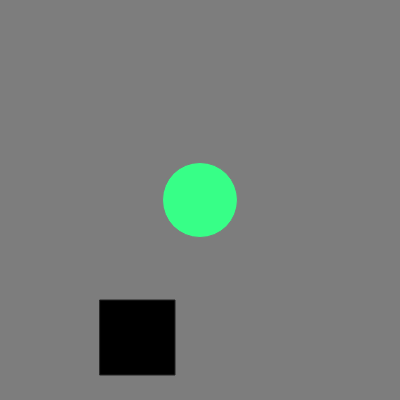
Frame 1 (no input)
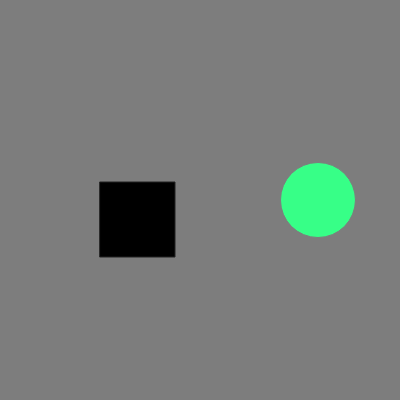
Frame 60 (no input)
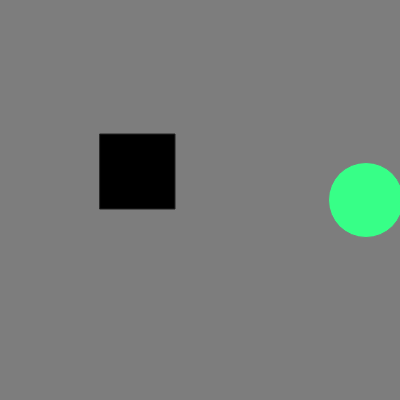
Frame 120 (the mouse pressed at the canvas centre since frame 60)

The p5.js sketch that drew these frames (run headless with seeded random() and noise() and a simulated clock; from frame 60 on, the mouse is pressed at the canvas centre):

// p5.js sketch
// ── sketch.js





var circX=200;
var circY=200;
var circStroke=125;
var circR= 55;
var circB = 135;
var circG= 255;
var circSize= 75;
var recX= 100;
var recY= 300;
var recStroke= 35;
var recCol= 0;
var recSize= 75;
var canvBG;
canvBG= 125,55,255;
var speed= 2;



function setup() {
  createCanvas(400,400);
}

function draw() {
  background(canvBG);
  stroke(circStroke);
  fill(circR,circG,circB);
  stroke(circStroke);
  ellipse(circX, circY, circSize, circSize);
  fill(circR, circG,circB, 135);
  
  circX = circX + speed;
  
  
  
  
  
  
  stroke(recStroke);
  fill(recCol);
  rect(recX, recY, recSize, recSize)
  
  recY= recY - speed;
  
  if(circX > width || circX < 0) {
    
    speed = speed *-1
    
  }
  
  
  
  
  
  
  
  
  
  
}
